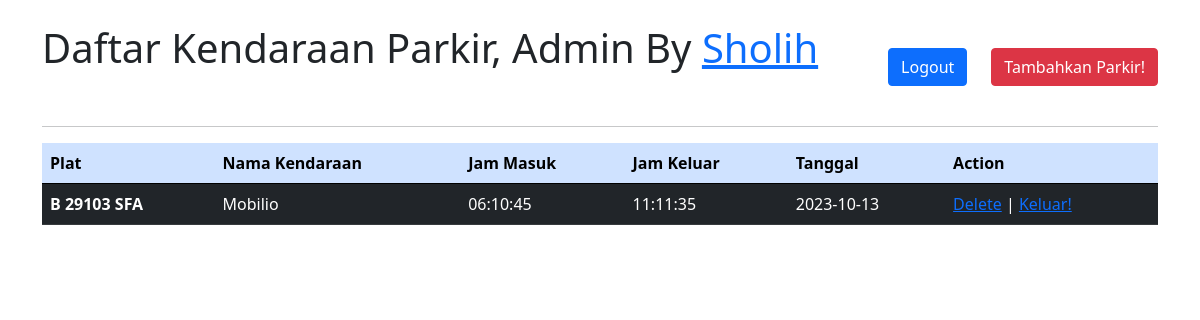
/ (signed in), run on the app's committed database.
### tables this page shows
CREATE TABLE `kendaraan` (
  `plat` varchar(255) NOT NULL,
  `namakendaraan` varchar(50) NOT NULL,
  `masuk` time NOT NULL,
  `keluar` time NOT NULL,
  `tanggal` date DEFAULT NULL
);

### config/config.php (called while the page is built, shortened)
<?php
$host = "localhost";
$password = "";
$user = "root";
$db = "parkir";
$conn = mysqli_connect($host, $user, $password, $db);
function query($query){
    global $conn;
    $result = mysqli_query($conn, $query);
    $data = array();
    while ($row = mysqli_fetch_assoc($result)) {
        $data[] = $row;
    }
    return $data;
}
?>

### index.php (the view, shortened to what this page needs)
<?php
include 'config/config.php';
$query = "SELECT * FROM kendaraan";
$hasil = query($query);
?>
<!doctype html>
<html lang="en">
<head>
    <link href="https://cdn.jsdelivr.net/npm/bootstrap@5.0.2/dist/css/bootstrap.min.css"
          rel="stylesheet"
>
</head>
<body>
<div class="container pt-4">
    <div class="d-flex justify-content-between">
        <div><h1>Daftar Kendaraan Parkir, Admin By <a href=""><?php  echo $_SESSION["nama_lengkap"]  ?></a></h1></div>
        <div</div>
        <div><a href="logout.php" class="btn btn-primary m-4">Logout</a><a href="tambah.php" class="btn btn-danger">Tambahkan Parkir!</a></div>
    </div>
    <hr>
    <table class="table">
        <thead>
        <tr class="table-primary">
            <th scope="col">Plat</th>
            <th scope="col">Nama Kendaraan</th>
            <th scope="col">Jam Masuk</th>
            <th scope="col">Jam Keluar</th>
            <th scope="col">Tanggal</th>
            <th scope="col">Action</th>
        </tr>
        </thead>
        <tbody>
        <?php foreach ($hasil as $item) { ?>
            <tr class="table-dark">
                <th scope="row"><?php echo $item["plat"]; ?></th>
                <td><?php echo $item["namakendaraan"]; ?></td>
                <td><?php echo $item["masuk"]; ?></td>
                <td><?php echo $item["keluar"]; ?></td>
                <td><?php echo $item["tanggal"]; ?></td>
                <td>
                    <a href="delete.php?plat=<?php echo $item['plat']; ?>">Delete</a> |
                    <a href="edit.php?plat=<?php echo $item['plat']  ?>">Keluar!</a>
                </td>
            </tr>
        <?php } ?>
        </tbody>
    </table>
</div>
</body>
</html>

### data on the page
kendaraan: plat "B 29103 SFA", namakendaraan "Mobilio", masuk "06:10:45", keluar "11:11:35", tanggal "2023-10-13"

### other printed values
$_SESSION["nama_lengkap"] "Sholih"
